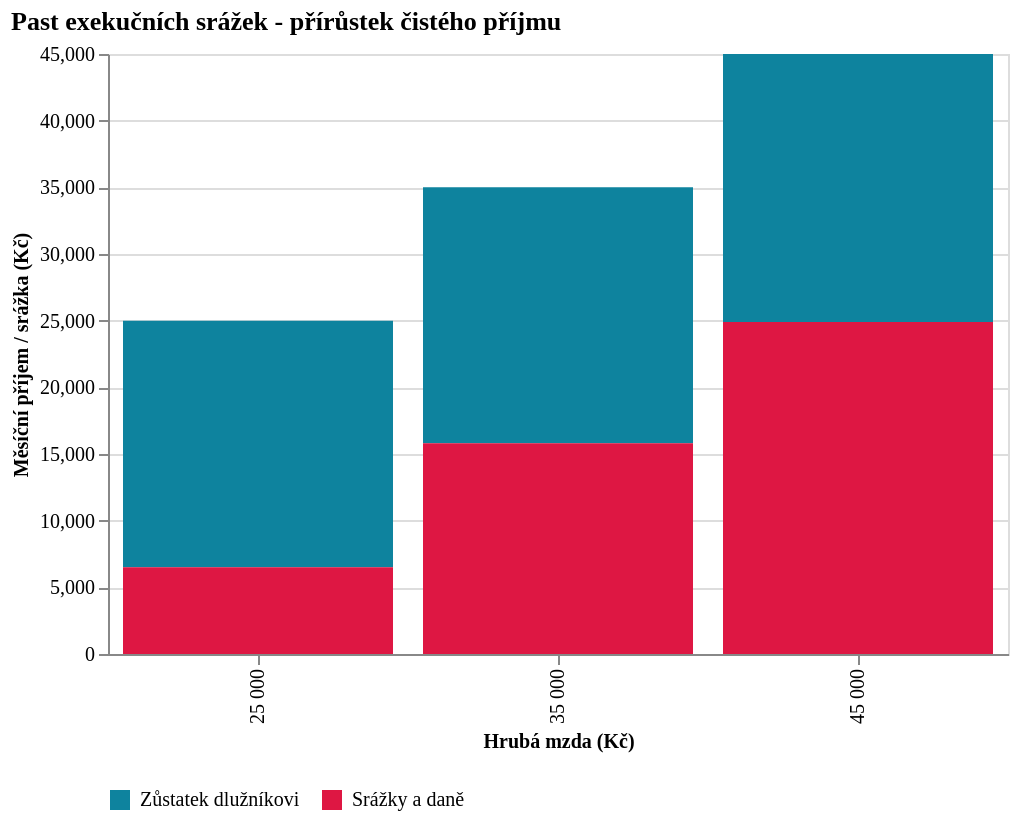

Write the Vega-Lite specification saved for this chart.
### Vega-Lite specification from a JSON file in a GitHub repository (floating-point values rounded to 4 significant figures)
{"$schema": "https://vega.github.io/schema/vega-lite/v5.json", "title": {"text": "Past exekučních srážek - přírůstek čistého příjmu", "fontSize": 13, "font": "Roboto Slab", "anchor": "start"}, "width": 450, "padding": 5, "data": {"values": [{"hruba_mzda": "25 000", "typ": "Zůstatek dlužníkovi", "castka": 18500, "order": 2}, {"hruba_mzda": "25 000", "typ": "Srážky a daně", "castka": 6500, "order": 1}, {"hruba_mzda": "35 000", "typ": "Zůstatek dlužníkovi", "castka": 19200, "order": 2}, {"hruba_mzda": "35 000", "typ": "Srážky a daně", "castka": 15800, "order": 1}, {"hruba_mzda": "45 000", "typ": "Zůstatek dlužníkovi", "castka": 20100, "order": 2}, {"hruba_mzda": "45 000", "typ": "Srážky a daně", "castka": 24900, "order": 1}]}, "config": {"axis": {"labelFont": "Work Sans", "labelFontSize": 10, "titleFont": "Work Sans", "titleFontSize": 10}, "legend": {"labelFont": "Work Sans", "labelFontSize": 10, "titleFont": "Work Sans", "titleFontSize": 10}}, "mark": "bar", "encoding": {"x": {"field": "hruba_mzda", "type": "nominal", "title": "Hrubá mzda (Kč)", "sort": ["25 000", "35 000", "45 000"]}, "y": {"field": "castka", "type": "quantitative", "title": "Měsíční příjem / srážka (Kč)"}, "color": {"field": "typ", "type": "nominal", "scale": {"domain": ["Zůstatek dlužníkovi", "Srážky a daně"], "range": ["#0e839e", "#de1743"]}, "legend": {"orient": "bottom", "title": null}}, "order": {"field": "order"}}, "_source": "Mapa zadlužení / IPŘP, PAQ Research, Daniel Prokop: Slepé skvrny"}
